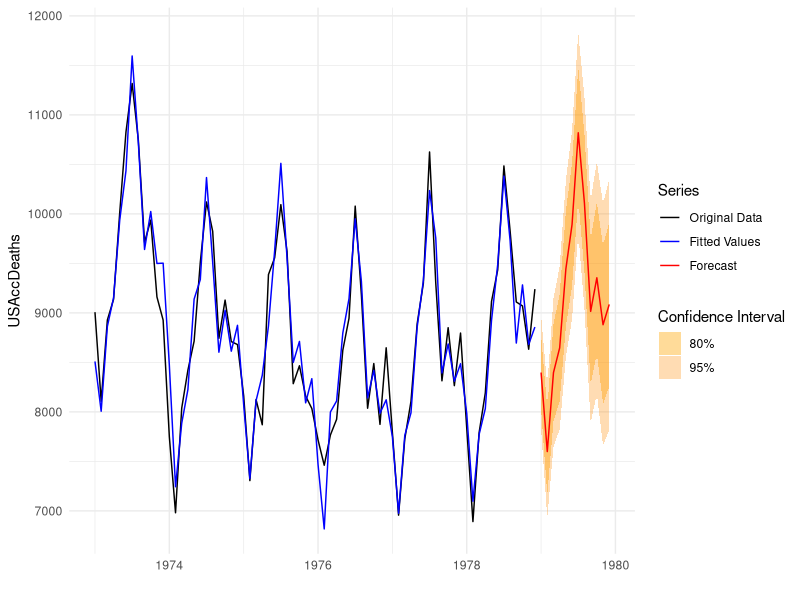

Write R code to recreate this figure.
## ---- chunk 1
library(forecast)
library(ggplot2)
library(gridExtra)
library(zoo)

data("USAccDeaths")
Dates <- as.Date(time(USAccDeaths))
DeathsDF <- data.frame(Dates, USAccDeaths)
fit <- ets(USAccDeaths)

fcast <- forecast(fit, 12)
## ---- chunk 2
library(ggplot2)

# I credit the GitHub user fernandotenorio for this function.
new.plot <-function(forec.obj, data.color = 'black', fit.color = 'blue', forec.color = 'red',
                           lower.fill = 'orange', upper.fill = 'darkorange', format.date = F)
{
    serie.orig = forec.obj$x
    serie.fit = forec.obj$fitted
    pi.strings = paste(forec.obj$level, '%', sep = '')
    
     if(format.date)
        dates = as.Date(time(serie.orig))
    else
        dates = time(serie.orig)
    
    serie.df = data.frame(date = dates, serie.orig = serie.orig, serie.fit = serie.fit)
    
    forec.M = cbind(forec.obj$mean, forec.obj$lower[, 1:2], forec.obj$upper[, 1:2])
    forec.df = as.data.frame(forec.M)
    colnames(forec.df) = c('forec.val', 'l0', 'l1', 'u0', 'u1')
    
    if(format.date)
        forec.df$date = as.Date(time(forec.obj$mean))
    else
        forec.df$date = time(forec.obj$mean)
    
    p = ggplot() + theme_minimal()  + xlab("") + ylab("USAccDeaths") +
        geom_line(aes(date, serie.orig, colour = 'data'), data = serie.df) + 
        geom_line(aes(date, serie.fit, colour = 'fit'), data = serie.df) + 
        scale_y_continuous() +
        geom_ribbon(aes(x = date, ymin = l0, ymax = u0, fill = 'lower'), data = forec.df, alpha = I(0.4)) + 
        geom_ribbon(aes(x = date, ymin = l1, ymax = u1, fill = 'upper'), data = forec.df, alpha = I(0.3)) + 
        geom_line(aes(date, forec.val, colour = 'forecast'), data = forec.df) + 
        scale_color_manual('Series', values=c('data' = data.color, 'fit' = fit.color, 'forecast' = forec.color), labels = c("Original Data", "Fitted Values", "Forecast") ) + 
        scale_fill_manual('Confidence Interval', values=c('lower' = lower.fill, 'upper' = upper.fill), labels = pi.strings)
    
    if (format.date)
        p = p + scale_x_date()
    
    p
}
new.plot(fcast)

summary(fcast)
